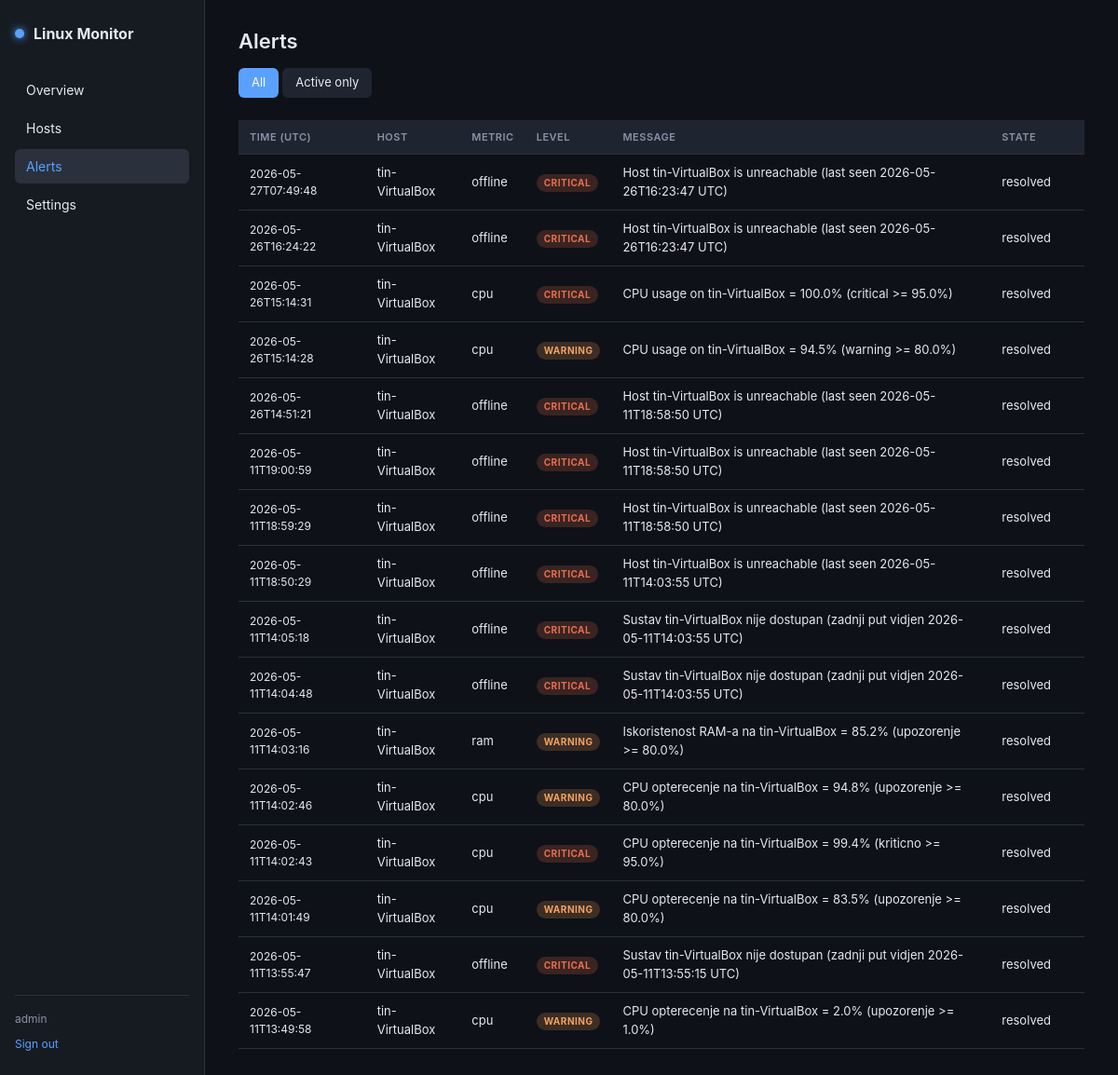
/alerts (signed in), run on the app's committed database.
### tables this page shows
CREATE TABLE alerts (
                id         INTEGER PRIMARY KEY AUTOINCREMENT,
                host_id    INTEGER NOT NULL,
                ts         TEXT NOT NULL,
                metric     TEXT NOT NULL,      -- cpu, ram, disk, offline
                level      TEXT NOT NULL,      -- warning, critical
                value      REAL,
                threshold  REAL,
                message    TEXT NOT NULL,
                resolved   INTEGER NOT NULL DEFAULT 0,
                FOREIGN KEY (host_id) REFERENCES hosts(id) ON DELETE CASCADE
            );

CREATE TABLE hosts (
                id               INTEGER PRIMARY KEY AUTOINCREMENT,
                hostname         TEXT NOT NULL UNIQUE,
                api_key          TEXT NOT NULL UNIQUE,
                registered_at    TEXT NOT NULL,
                last_seen        TEXT,
                polling_interval INTEGER NOT NULL DEFAULT 5,
                active           INTEGER NOT NULL DEFAULT 1,
                description      TEXT DEFAULT ''
            );

### server.py (the view)
@app.route("/alerts")
@login_required
def alerts_page():
    only_unresolved = request.args.get("only_unresolved", "false").lower() == "true"
    return render_template("alerts.html",
                           alerts=AlertService.list(only_unresolved=only_unresolved),
                           only_unresolved=only_unresolved)

### database.py (called while the page is built)
@contextmanager
def get_conn():
    conn = sqlite3.connect(DB_PATH)
    conn.row_factory = sqlite3.Row
    conn.execute("PRAGMA foreign_keys = ON")
    try:
        yield conn
        conn.commit()
    finally:
        conn.close()

def list_alerts(host_id: int = None, only_unresolved: bool = False, limit: int = 200) -> list:
    sql = """SELECT a.*, h.hostname FROM alerts a
             JOIN hosts h ON h.id = a.host_id"""
    where, params = [], []
    if host_id is not None:
        where.append("a.host_id = ?"); params.append(host_id)
    if only_unresolved:
        where.append("a.resolved = 0")
    if where:
        sql += " WHERE " + " AND ".join(where)
    sql += " ORDER BY a.ts DESC LIMIT ?"
    params.append(limit)
    with get_conn() as c:
        return [dict(r) for r in c.execute(sql, params).fetchall()]

### server.py (called while the page is built)
def login_required(fn):
    @wraps(fn)
    def wrapper(*args, **kwargs):
        if "user_id" not in session:
            return redirect(url_for("login", next=request.path))
        return fn(*args, **kwargs)
    return wrapper

### services.py (called while the page is built)
    @staticmethod
    def list(host_id=None, only_unresolved=False, limit=200):
        return db.list_alerts(host_id=host_id, only_unresolved=only_unresolved, limit=limit)

### templates/alerts.html (shortened to what this page needs)
{% extends "base.html" %}
{% block content %}
<header class="page-head">
  <h1>Alerts</h1>
  <div class="range-tabs">
    <a class="{{ '' if only_unresolved else 'active' }}"
       href="{{ url_for('alerts_page') }}">All</a>
    <a class="{{ 'active' if only_unresolved else '' }}"
       href="{{ url_for('alerts_page', only_unresolved='true') }}">Active only</a>
  </div>
</header>
{% if alerts %}
<table class="data-table">
  <thead>
    <tr>
      <th>Time (UTC)</th><th>Host</th><th>Metric</th>
      <th>Level</th><th>Message</th><th>State</th><th></th>
    </tr>
  </thead>
  <tbody>
    {% for a in alerts %}
    <tr class="alert-{{ a.level }}">
      <td class="small">{{ a.ts }}</td>
      <td>{{ a.hostname }}</td>
      <td>{{ a.metric }}</td>
      <td><span class="badge badge-{{ a.level }}">{{ a.level|upper }}</span></td>
      <td>{{ a.message }}</td>
      <td>{{ 'resolved' if a.resolved else 'active' }}</td>
      <td>
      </td>
    </tr>
    {% endfor %}
  </tbody>
</table>
{% else %}
<p class="muted">No alerts.</p>
{% endif %}
{% endblock %}

### templates/base.html (shortened to what this page needs)
<!DOCTYPE html>
<html lang="en">
<head>
<link rel="stylesheet" href="{{ url_for('static', filename='style.css') }}">
</head>
<body>
{% if session.user_id %}
<div class="layout">
  <aside class="sidebar">
    <div class="brand">
      <span class="brand-dot"></span>
      <span>Linux Monitor</span>
    </div>
    <nav>
      <a href="{{ url_for('dashboard') }}"      class="{{ 'active' if request.endpoint == 'dashboard' }}">Overview</a>
      <a href="{{ url_for('hosts_manage') }}"   class="{{ 'active' if request.endpoint == 'hosts_manage' }}">Hosts</a>
      <a href="{{ url_for('alerts_page') }}"    class="{{ 'active' if request.endpoint == 'alerts_page' }}">Alerts</a>
      <a href="{{ url_for('settings') }}"       class="{{ 'active' if request.endpoint == 'settings' }}">Settings</a>
    </nav>
    <div class="sidebar-bottom">
      <div class="user-info">{{ session.username }}</div>
      <a class="logout" href="{{ url_for('logout') }}">Sign out</a>
    </div>
  </aside>
  <main class="main">
    {% block content %}{% endblock %}
  </main>
</div>
{% else %}
  {% block fullscreen %}{% endblock %}
{% endif %}
</body>
</html>

### static/style.css (style rules this page uses)
:root { --bg-0: #0e1117; --bg-1: #161b22; --bg-2: #1f2530; --bg-3: #2a313d; --border: #2a313d; --text: #e6e9f0; --text-muted: #8a93a6; --accent: #5aa1ff; --accent-2: #7ed957; --warning: #f4a261; --critical: #e76f51; --ok: #7ed957; }
* { box-sizing: border-box; }
html, body { margin: 0; padding: 0; background: var(--bg-0); color: var(--text); font-family: -apple-system, BlinkMacSystemFont, "Segoe UI", Roboto, "Helvetica Neue", Arial, sans-serif; font-size: 14px; line-height: 1.5; }
a { color: var(--accent); text-decoration: none; }
.small { font-size: 12px; }
.layout { display: grid; grid-template-columns: 220px 1fr; min-height: 100vh; }
.sidebar { background: var(--bg-1); border-right: 1px solid var(--border); padding: 24px 16px; display: flex; flex-direction: column; }
.brand { font-size: 16px; font-weight: 700; margin-bottom: 30px; display: flex; align-items: center; gap: 10px; }
.brand-dot { width: 10px; height: 10px; border-radius: 50%; background: var(--accent); box-shadow: 0 0 8px var(--accent); }
.sidebar nav { display: flex; flex-direction: column; gap: 4px; flex: 1; }
.sidebar nav a { padding: 8px 12px; border-radius: 6px; color: var(--text); text-decoration: none; }
.sidebar nav a.active { background: var(--bg-3); color: var(--accent); }
.sidebar-bottom { border-top: 1px solid var(--border); padding-top: 16px; }
.user-info { font-size: 12px; color: var(--text-muted); margin-bottom: 6px; }
.logout { font-size: 12px; }
.main { padding: 28px 36px; max-width: 1400px; }
.page-head { margin-bottom: 24px; }
.page-head h1 { margin: 0 0 4px; font-size: 22px; font-weight: 600; }
.range-tabs { display: inline-flex; gap: 4px; margin-top: 8px; }
.range-tabs a { padding: 6px 14px; background: var(--bg-2); border-radius: 6px; color: var(--text); text-decoration: none; font-size: 13px; }
.range-tabs a.active { background: var(--accent); color: white; }
.data-table { width: 100%; border-collapse: collapse; font-size: 13px; }
.data-table th, .data-table td { text-align: left; padding: 10px 12px; border-bottom: 1px solid var(--border); vertical-align: middle; }
.data-table th { background: var(--bg-2); font-size: 11px; text-transform: uppercase; letter-spacing: .5px; color: var(--text-muted); font-weight: 600; }
.badge { display: inline-block; font-size: 10px; font-weight: 700; padding: 2px 8px; border-radius: 10px; letter-spacing: .5px; }
.badge-warning { background: rgba(244, 162, 97, .2); color: var(--warning); }
.badge-critical { background: rgba(231, 111, 81, .2); color: var(--critical); }

### data on the page
alerts: ts "2026-05-27T07:49:48", hostname "tin-VirtualBox", metric "offline", level "CRITICAL", message "Host tin-VirtualBox is unreachable (last seen 2026-05-26T16:23:47 UTC)", resolved "resolved"
alerts: ts "2026-05-26T16:24:22", hostname "tin-VirtualBox", metric "offline", level "CRITICAL", message "Host tin-VirtualBox is unreachable (last seen 2026-05-26T16:23:47 UTC)", resolved "resolved"
alerts: ts "2026-05-26T15:14:31", hostname "tin-VirtualBox", metric "cpu", level "CRITICAL", message "CPU usage on tin-VirtualBox = 100.0% (critical >= 95.0%)", resolved "resolved"
alerts: ts "2026-05-26T15:14:28", hostname "tin-VirtualBox", metric "cpu", level "WARNING", message "CPU usage on tin-VirtualBox = 94.5% (warning >= 80.0%)", resolved "resolved"
alerts: ts "2026-05-26T14:51:21", hostname "tin-VirtualBox", metric "offline", level "CRITICAL", message "Host tin-VirtualBox is unreachable (last seen 2026-05-11T18:58:50 UTC)", resolved "resolved"
alerts: ts "2026-05-11T19:00:59", hostname "tin-VirtualBox", metric "offline", level "CRITICAL", message "Host tin-VirtualBox is unreachable (last seen 2026-05-11T18:58:50 UTC)", resolved "resolved"
alerts: ts "2026-05-11T18:59:29", hostname "tin-VirtualBox", metric "offline", level "CRITICAL", message "Host tin-VirtualBox is unreachable (last seen 2026-05-11T18:58:50 UTC)", resolved "resolved"
alerts: ts "2026-05-11T18:50:29", hostname "tin-VirtualBox", metric "offline", level "CRITICAL", message "Host tin-VirtualBox is unreachable (last seen 2026-05-11T14:03:55 UTC)", resolved "resolved"
alerts: ts "2026-05-11T14:05:18", hostname "tin-VirtualBox", metric "offline", level "CRITICAL", message "Sustav tin-VirtualBox nije dostupan (zadnji put vidjen 2026-05-11T14:03:55 UTC)", resolved "resolved"
alerts: ts "2026-05-11T14:04:48", hostname "tin-VirtualBox", metric "offline", level "CRITICAL", message "Sustav tin-VirtualBox nije dostupan (zadnji put vidjen 2026-05-11T14:03:55 UTC)", resolved "resolved"
alerts: ts "2026-05-11T14:03:16", hostname "tin-VirtualBox", metric "ram", level "WARNING", message "Iskoristenost RAM-a na tin-VirtualBox = 85.2% (upozorenje >= 80.0%)", resolved "resolved"
alerts: ts "2026-05-11T14:02:46", hostname "tin-VirtualBox", metric "cpu", level "WARNING", message "CPU opterecenje na tin-VirtualBox = 94.8% (upozorenje >= 80.0%)", resolved "resolved"
alerts: ts "2026-05-11T14:02:43", hostname "tin-VirtualBox", metric "cpu", level "CRITICAL", message "CPU opterecenje na tin-VirtualBox = 99.4% (kriticno >= 95.0%)", resolved "resolved"
alerts: ts "2026-05-11T14:01:49", hostname "tin-VirtualBox", metric "cpu", level "WARNING", message "CPU opterecenje na tin-VirtualBox = 83.5% (upozorenje >= 80.0%)", resolved "resolved"
alerts: ts "2026-05-11T13:55:47", hostname "tin-VirtualBox", metric "offline", level "CRITICAL", message "Sustav tin-VirtualBox nije dostupan (zadnji put vidjen 2026-05-11T13:55:15 UTC)", resolved "resolved"
alerts: ts "2026-05-11T13:49:58", hostname "tin-VirtualBox", metric "cpu", level "WARNING", message "CPU opterecenje na tin-VirtualBox = 2.0% (upozorenje >= 1.0%)", resolved "resolved"

### other printed values
{{ session.username }} "admin"
